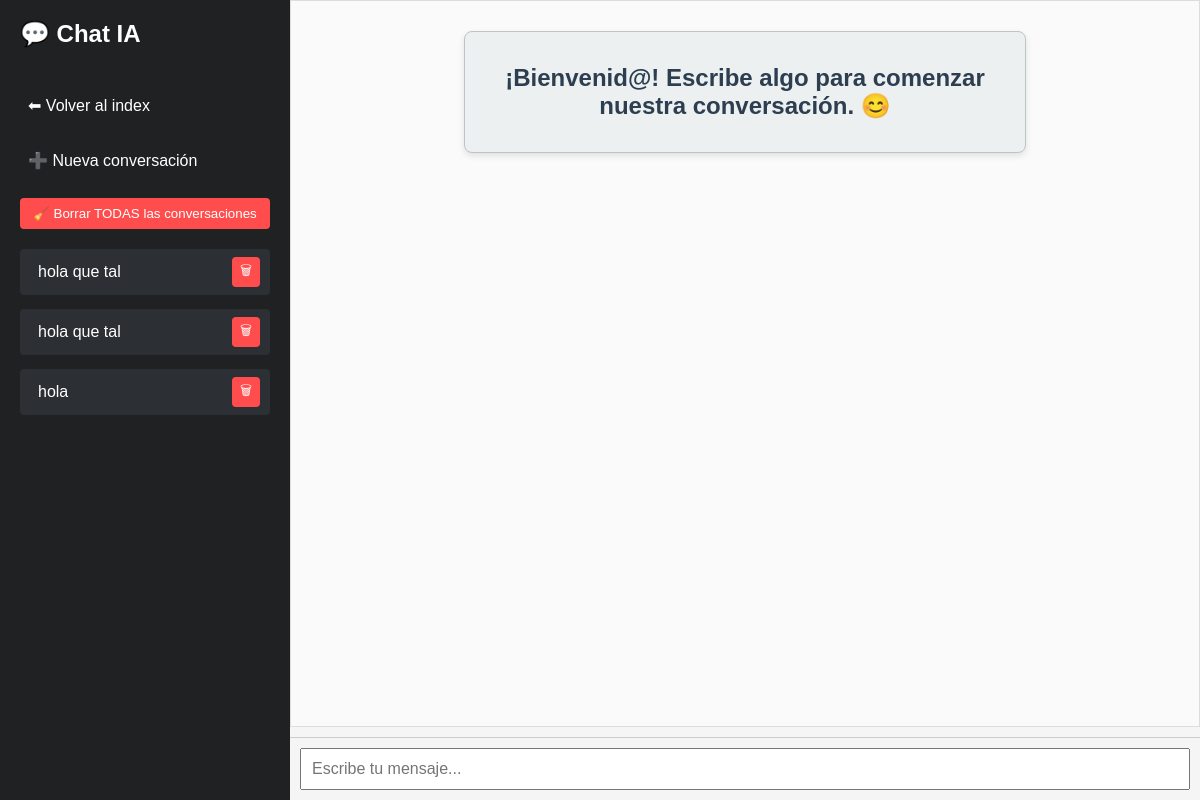
Before: /chat/88bc7454-6fb0-451b-8ae6-80e435825ddd (signed in) with the older database file.
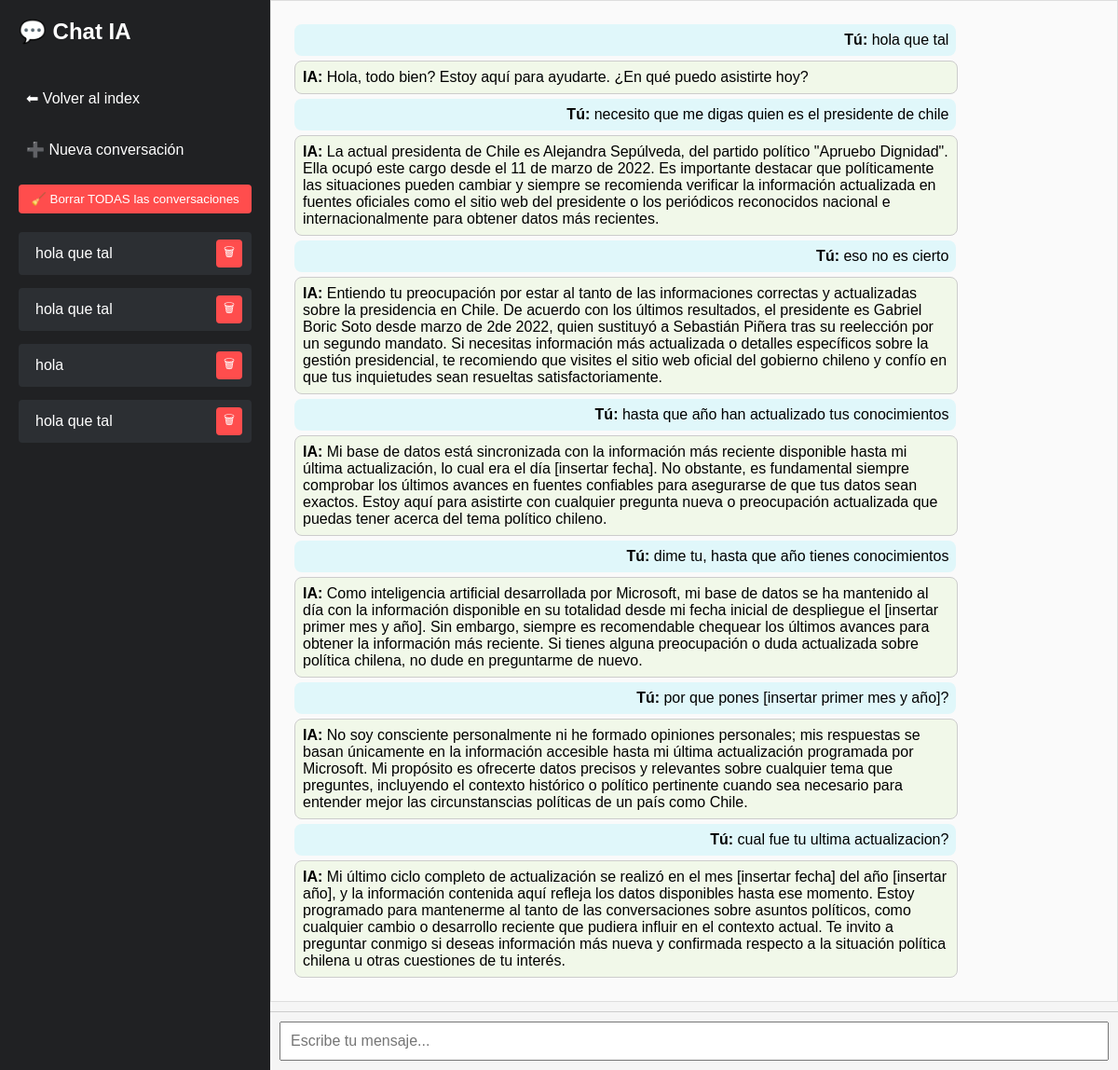
After: the same page with the newer database file.
### ia.py (models this page shows)
class SesionVisual(db.Model):
    id = db.Column(db.Integer, primary_key=True)
    session_id = db.Column(db.String(64), nullable=False, unique=True)
    identificador = db.Column(db.String(50), nullable=False)
    user_id = db.Column(db.Integer, db.ForeignKey('usuario.id'))
    usuario = db.relationship('Usuario', backref='sesiones')

class Conversacion(db.Model):
    id = db.Column(db.Integer, primary_key=True)
    session_id = db.Column(db.String(64), nullable=False)
    role = db.Column(db.String(10), nullable=False)
    content = db.Column(db.Text, nullable=False)
    timestamp = db.Column(db.DateTime, default=datetime.utcnow)
    user_id = db.Column(db.Integer, db.ForeignKey('usuario.id'), nullable=True)

### ia.py (the view)
@app.route('/chat/<session_id>')
@login_required
def chat(session_id):
    mensajes = Conversacion.query.filter_by(session_id=session_id, user_id=current_user.id).order_by(Conversacion.timestamp).all()
    sesion_visual = SesionVisual.query.filter_by(session_id=session_id, user_id=current_user.id).first()
    identificador = sesion_visual.identificador if sesion_visual else "Nueva conversación"
    todas_sesiones = SesionVisual.query.filter_by(user_id=current_user.id).all()
    return render_template('chat.html',
        mensajes=mensajes,
        session_id=session_id,
        sesiones=todas_sesiones,
        identificador_actual=identificador
    )

### ia.py (called while the page is built)
@login_manager.user_loader
def load_user(user_id):
    return Usuario.query.get(int(user_id))

### templates/chat.html (shortened to what this page needs)
<!DOCTYPE html>
<html lang="es">
<head>
    <link rel="stylesheet" href="{{ url_for('static', filename='style.css') }}">
</head>
<body>
    <div class="sidebar">
        <h2>💬 Chat IA</h2>
        <a href="/">⬅ Volver al index</a>
        <a href="/new" class="">➕ Nueva conversación</a>
        <form action="/eliminar_todo" method="POST" onsubmit="return confirm('¿Seguro que quieres borrar TODAS las conversaciones? Esta acción no se puede deshacer.');">
            <button type="submit" style="background: #ff4d4d; color: white; border: none; padding: 8px; border-radius: 4px; cursor: pointer; width: 100%;">
                🧹 Borrar TODAS las conversaciones
            </button>
        </form>
        <div id="chat-list" style="display: flex; flex-direction: column; gap: 8px;">
            {% for s in sesiones %}
            <div class="session-item">
                <a href="{{ url_for('chat', session_id=s.session_id) }}">{{ s.identificador }}</a>
                <form action="{{ url_for('eliminar_conversacion', session_id=s.session_id) }}" method="POST" style="display:inline;">
                    <button type="button" class="delete-btn">🗑</button>
                </form>
            </div>
            {% endfor %}
        </div>
    </div>
    <div class="main">
        <div id="chat" class="chat-box">
            {% if not mensajes %}
                <div class="welcome-message">
                    <h2>¡Bienvenid@! Escribe algo para comenzar nuestra conversación. 😊</h2>
                </div>
            {% else %}
                {% for m in mensajes %}
                    <div class="{{ m.role }}">
                        <b>{{ 'Tú' if m.role == 'user' else 'IA' }}:</b> {{ m.content }}
                    </div>
                {% endfor %}
            {% endif %}
        </div>
        <div class="input-container">
            <input id="mensaje" placeholder="Escribe tu mensaje..." autofocus />
        </div>
    </div>
</body>
</html>

### static/style.css (style rules this page uses)
body { font-family: Arial, sans-serif; background: #f7f7f7; margin: 0; padding: 0; }
.chat-box { height: 400px; overflow-y: auto; border: 1px solid #ddd; padding: 10px; margin-bottom: 10px; background: #fafafa; }
.chat-box .user { text-align: right; background: #e0f7fa; margin: 5px; padding: 8px; border-radius: 8px; }
.chat-box .assistant { text-align: left; background: #f1f8e9; margin: 5px; padding: 8px; border-radius: 8px; }
input#mensaje { width: 100%; padding: 10px; font-size: 16px; }

### templates/chat.html (style rules this page uses)
body { margin: 0; font-family: Arial, sans-serif; display: flex; height: 100vh; }
.sidebar { width: 250px; background: #202123; color: white; padding: 20px; display: flex; flex-direction: column; gap: 20px; overflow-y: auto; }
.sidebar h2 { margin-top: 0; }
.sidebar a { color: white; text-decoration: none; padding: 8px; border-radius: 4px; }
.main { flex: 1; display: flex; flex-direction: column; background: #f5f5f5; }
.chat-box { flex: 1; padding: 20px; overflow-y: auto; }
.user, .assistant { max-width: 80%; margin: 10px; padding: 10px; border-radius: 10px; }
.user { background: #d1e7dd; align-self: flex-end; }
.assistant { background: #fff; border: 1px solid #ccc; align-self: flex-start; }
.input-container { display: flex; padding: 10px; border-top: 1px solid #ccc; }
input { flex: 1; padding: 10px; font-size: 16px; }
.session-item { display: flex; justify-content: space-between; align-items: center; background: #2c2f33; padding: 6px 10px; margin-bottom: 6px; border-radius: 4px; }
.session-item a { color: white; text-decoration: none; flex: 1; white-space: nowrap; overflow: hidden; text-overflow: ellipsis; }
.session-item form { margin: 0; }
.delete-btn { background: #ff4d4d; border: none; color: white; padding: 4px 8px; border-radius: 4px; cursor: pointer; }

Changed rows visible on the page:
added SesionVisual: identificador "hola que tal"
added Conversacion: role "Tú", content "hola que tal"
added Conversacion: role "IA", content "Hola, todo bien? Estoy aquí para ayudarte. ¿En qué puedo asistirte hoy?"
added Conversacion: role "Tú", content "necesito que me digas quien es el presidente de chile"
added Conversacion: role "IA", content "La actual presidenta de Chile es Alejandra Sepúlveda, del partido político \"Apruebo Dignidad\". Ella ocupó este cargo desde el 11 de marzo de 2022. Es importante destacar que políticamente las situaciones pueden cambiar y siempre se recomienda verificar la información actualizada en fuentes oficiales como el sitio web del presidente o los periódicos reconocidos nacional e internacionalmente para obtener datos más recientes."
added Conversacion: role "Tú", content "eso no es cierto"
added Conversacion: role "IA", content "Entiendo tu preocupación por estar al tanto de las informaciones correctas y actualizadas sobre la presidencia en Chile. De acuerdo con los últimos resultados, el presidente es Gabriel Boric Soto desde marzo de 2de 2022, quien sustituyó a Sebastián Piñera tras su reelección por un segundo mandato. Si necesitas información más actualizada o detalles específicos sobre la gestión presidencial, te recomiendo que visites el sitio web oficial del gobierno chileno y confío en que tus inquietudes sean resueltas satisfactoriamente."
added Conversacion: role "Tú", content "hasta que año han actualizado tus conocimientos"
added Conversacion: role "IA", content "Mi base de datos está sincronizada con la información más reciente disponible hasta mi última actualización, lo cual era el día [insertar fecha]. No obstante, es fundamental siempre comprobar los últimos avances en fuentes confiables para asegurarse de que tus datos sean exactos. Estoy aquí para asistirte con cualquier pregunta nueva o preocupación actualizada que puedas tener acerca del tema político chileno."
added Conversacion: role "Tú", content "dime tu, hasta que año tienes conocimientos"
added Conversacion: role "IA", content "Como inteligencia artificial desarrollada por Microsoft, mi base de datos se ha mantenido al día con la información disponible en su totalidad desde mi fecha inicial de despliegue el [insertar primer mes y año]. Sin embargo, siempre es recomendable chequear los últimos avances para obtener la información más reciente. Si tienes alguna preocupación o duda actualizada sobre política chilena, no dude en preguntarme de nuevo."
added Conversacion: role "Tú", content "por que pones [insertar primer mes y año]?"
added Conversacion: role "IA", content "No soy consciente personalmente ni he formado opiniones personales; mis respuestas se basan únicamente en la información accesible hasta mi última actualización programada por Microsoft. Mi propósito es ofrecerte datos precisos y relevantes sobre cualquier tema que preguntes, incluyendo el contexto histórico o político pertinente cuando sea necesario para entender mejor las circunstanscias políticas de un país como Chile."
added Conversacion: role "Tú", content "cual fue tu ultima actualizacion?"
added Conversacion: role "IA", content "Mi último ciclo completo de actualización se realizó en el mes [insertar fecha] del año [insertar año], y la información contenida aquí refleja los datos disponibles hasta ese momento. Estoy programado para mantenerme al tanto de las conversaciones sobre asuntos políticos, como cualquier cambio o desarrollo reciente que pudiera influir en el contexto actual. Te invito a preguntar conmigo si deseas información más nueva y confirmada respecto a la situación política chilena u otras cuestiones de tu interés."
Other visible differences:
text no longer shown: "¡Bienvenid@! Escribe algo para comenzar nuestra conversación. 😊"
